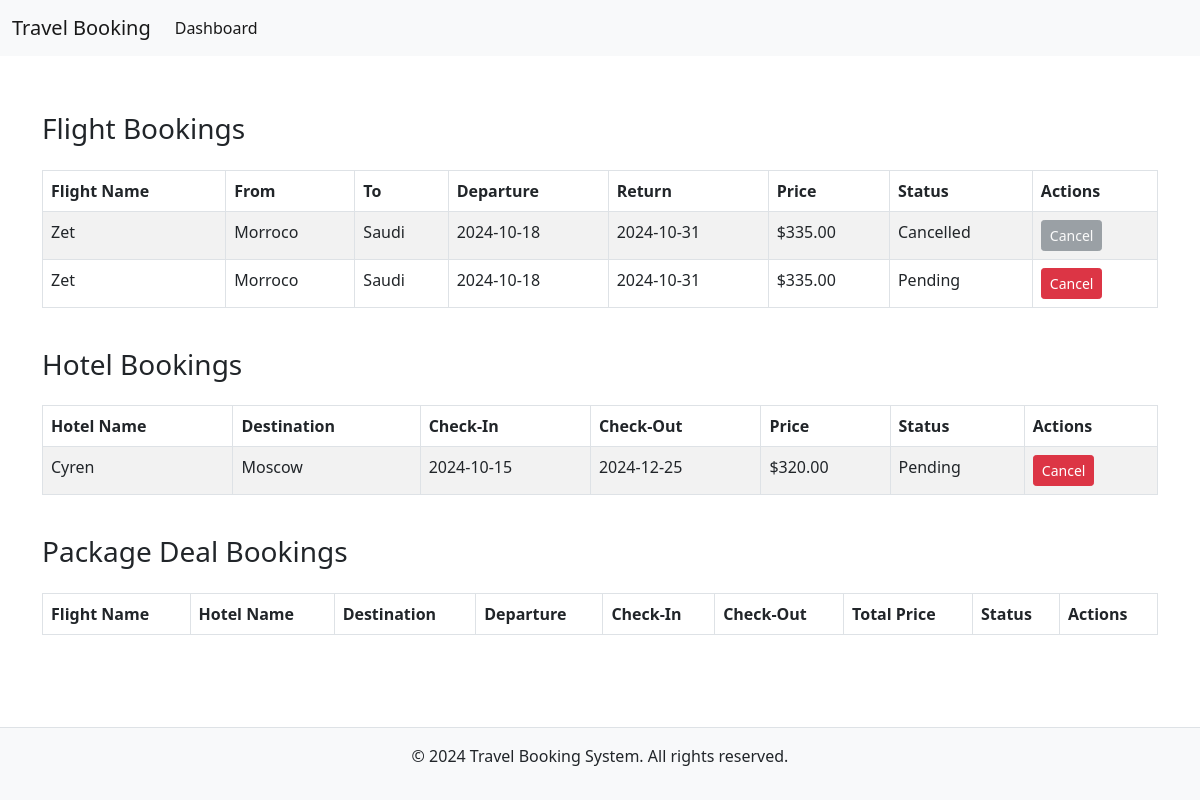
The page /user_bookings (signed in) on the database its author committed.
### Travel/models.py (models this page shows, shortened)
class Booking(db.Model):
    __tablename__ = 'bookings'
    id = db.Column(db.Integer, primary_key=True)
    user_id = db.Column(db.Integer, db.ForeignKey('users.id'), nullable=False)
    flight_id = db.Column(db.Integer, db.ForeignKey('flights.id'), nullable=True)
    hotel_id = db.Column(db.Integer, db.ForeignKey('hotels.id'), nullable=True)
    package_id = db.Column(db.Integer, db.ForeignKey('package_deals.package_id'), nullable=True)
    booking_date = db.Column(db.DateTime, default=lambda: datetime.now(timezone.utc))
    status = db.Column(db.String(20), default='Pending')
    user = db.relationship('UserRegister', backref='bookings', lazy=True)
    flight = db.relationship('Flight', backref='flight_bookings', lazy=True)
    hotel = db.relationship('Hotel', backref='hotel_bookings', lazy=True)
    package = db.relationship('PackageDeal', backref='package_bookings', lazy=True)

class TravelService(db.Model):
    __abstract__ = True
    id = db.Column(db.Integer, primary_key=True)
    service_id = db.Column(db.Integer, nullable=False)
    availability_count = db.Column(db.Integer, default=0)
    price = db.Column(db.Numeric(10, 2), nullable=False)

class Flight(TravelService):
    __tablename__ = 'flights'
    Flight_Name = db.Column(db.String(80), nullable=False)
    From = db.Column(db.String(80), nullable=False)
    To = db.Column(db.String(80), nullable=False)
    Departure = db.Column(db.DateTime, nullable=False)
    Return = db.Column(db.DateTime, nullable=True)
    status = db.Column(db.String(20), default='Pending')

class Hotel(TravelService):
    __tablename__ = 'hotels'
    Destination = db.Column(db.String(80), nullable=False)
    Hotel_Name = db.Column(db.String(80), nullable=False)
    Check_In = db.Column(db.DateTime, nullable=False)
    Check_Out = db.Column(db.DateTime, nullable=False)
    status = db.Column(db.String(20), default='Pending')

### Travel/views.py (the view)
@bp.route('/user_bookings',methods=['POST','GET'])
@login_required
def user_bookings():
    all_bookings = Booking.query.filter_by(user_id=current_user.id).all()
    has_bookings = bool(all_bookings)
    flight_bookings = [booking for booking in all_bookings if booking.flight_id is not None]
    hotel_bookings = [booking for booking in all_bookings if booking.hotel_id is not None]
    package_bookings = [booking for booking in all_bookings if booking.package_id is not None]
    return render_template('user_bookings.html', flight_bookings=flight_bookings or None, hotel_bookings=hotel_bookings or None, package_bookings=package_bookings or None, has_bookings=has_bookings)

### Travel/models.py (called while the page is built)
@login_manager.user_loader
def load_user(user_id):
    return UserRegister.query.get(user_id)

### Travel/templates/user_bookings.html (shortened to what this page needs)
{% extends 'base.html' %}
{% block body %}
{% if has_bookings %}
{% if flight_bookings %}
<h3 class="mt-4">Flight Bookings</h3>
<div class="table-responsive">
    <table class="table table-bordered table-striped mt-3">
        <thead class="thead-light">
            <tr>
                <th>Flight Name</th>
                <th>From</th>
                <th>To</th>
                <th>Departure</th>
                <th>Return</th>
                <th>Price</th>
                <th>Status</th>
                <th>Actions</th>
            </tr>
        </thead>
        <tbody>
            {% for flight in flight_bookings %}
                {% if flight.flight and flight.flight.Flight_Name %}
                <tr>
                    <td>{{ flight.flight.Flight_Name }}</td>
                    <td>{{ flight.flight.From }}</td>
                    <td>{{ flight.flight.To }}</td>
                    <td>{{ flight.flight.Departure.strftime('%Y-%m-%d') if flight.flight.Departure else ' - ' }}</td>
                    <td>{{ flight.flight.Return.strftime('%Y-%m-%d') if flight.flight.Return else ' - ' }}</td>
                    <td>${{ flight.flight.price }}</td>
                    <td>{{ flight.status }}</td>
                    <td>
                        <form action="{{ url_for('travel.cancel_booking', booking_id=flight.id) }}" method="POST" style="display:inline;">
                            <button type="submit" class="btn btn-sm {% if flight.status == 'Cancelled' %}btn-secondary{% else %}btn-danger{% endif %}"
                                    {% if flight.status == 'Cancelled' %}disabled{% endif %}
                                    onclick="return confirm('Are you sure you want to cancel this booking?');">
                                Cancel
                            </button>
                        </form>
                    </td>
                </tr>
                {% endif %}
            {% endfor %}
        </tbody>
    </table>
</div>
{% endif %}
{% if hotel_bookings %}
<h3 class="mt-4">Hotel Bookings</h3>
<div class="table-responsive">
    <table class="table table-bordered table-striped mt-3">
        <thead class="thead-light">
            <tr>
                <th>Hotel Name</th>
                <th>Destination</th>
                <th>Check-In</th>
                <th>Check-Out</th>
                <th>Price</th>
                <th>Status</th>
                <th>Actions</th>
            </tr>
        </thead>
        <tbody>
            {% for hotel in hotel_bookings %}
                {% if hotel.hotel and hotel.hotel.Hotel_Name %}
                <tr>
                    <td>{{ hotel.hotel.Hotel_Name }}</td>
                    <td>{{ hotel.hotel.Destination }}</td>
                    <td>{{ hotel.hotel.Check_In.strftime('%Y-%m-%d') if hotel.hotel.Check_In else ' - ' }}</td>
                    <td>{{ hotel.hotel.Check_Out.strftime('%Y-%m-%d') if hotel.hotel.Check_Out else ' - ' }}</td>
                    <td>${{ hotel.hotel.price }}</td>
                    <td>{{ hotel.status }}</td>
                    <td>
                        <form action="{{ url_for('travel.cancel_booking', booking_id=hotel.id) }}" method="POST" style="display:inline;">
                            <button type="submit" class="btn btn-sm {% if hotel.status == 'Cancelled' %}btn-secondary{% else %}btn-danger{% endif %}"
                                    onclick="return confirm('Are you sure you want to cancel this booking?');">
                                Cancel
                            </button>
                        </form>
                    </td>
                </tr>
                {% endif %}
            {% endfor %}
        </tbody>
    </table>
</div>
{% endif %}
{% if package_bookings %}
<h3 class="mt-4">Package Deal Bookings</h3>
<div class="table-responsive">
    <table class="table table-bordered table-striped mt-3">
        <thead class="thead-light">
            <tr>
                <th>Flight Name</th>
                <th>Hotel Name</th>
                <th>Destination</th>
                <th>Departure</th>
                <th>Check-In</th>
                <th>Check-Out</th>
                <th>Total Price</th>
                <th>Status</th>
                <th>Actions</th>
            </tr>
        </thead>
    </table>
</div>
{% endif %}
{% else %}
<p>No bookings found.</p>
{% endif %}
{% endblock %}

### Travel/templates/base.html (shortened to what this page needs)
<!DOCTYPE html>
<html lang="en">
<head>
  <link href="https://cdn.jsdelivr.net/npm/bootstrap@5.0.2/dist/css/bootstrap.min.css" rel="stylesheet"
>
</head>
<body>
  <nav class="navbar navbar-expand-lg navbar-light bg-light">
    <div class="container-fluid">
      <a class="navbar-brand" href="/">Travel Booking</a>
      <div class="collapse navbar-collapse" id="navbarNav">
        <ul class="navbar-nav me-auto">
          <li class="nav-item">
            <a class="nav-link active" aria-current="page" href="/user/dashboard">Dashboard</a>
          </li>
        </ul>
        <div class="d-flex align-items-center">
        </div>
      </div>
    </div>
  </nav>
  <main class="container mt-3">
    {% block body %}{% endblock %}
  </main>
  <footer>
    <p>&copy; 2024 Travel Booking System. All rights reserved.</p>
  </footer>
</body>
</html>

### Travel/templates/base.html (style rules this page uses)
html, body { height: 100%; }
body { display: flex; flex-direction: column; }
main { flex: 1; }
footer { background-color: #f8f9fa; text-align: center; padding: 1rem; position: relative; bottom: 0; width: 100%; border-top: 1px solid #dee2e6; }

### rows shown on the page
Booking: flight.Flight_Name "Zet", flight.From "Morroco", flight.To "Saudi", flight.Departure "2024-10-18", flight.Return "2024-10-31", flight.price "335.00", status "Cancelled"
Booking: flight.Flight_Name "Zet", flight.From "Morroco", flight.To "Saudi", flight.Departure "2024-10-18", flight.Return "2024-10-31", flight.price "335.00", status "Pending"
Booking: hotel.Hotel_Name "Cyren", hotel.Destination "Moscow", hotel.Check_In "2024-10-15", hotel.Check_Out "2024-12-25", hotel.price "320.00", status "Pending"
